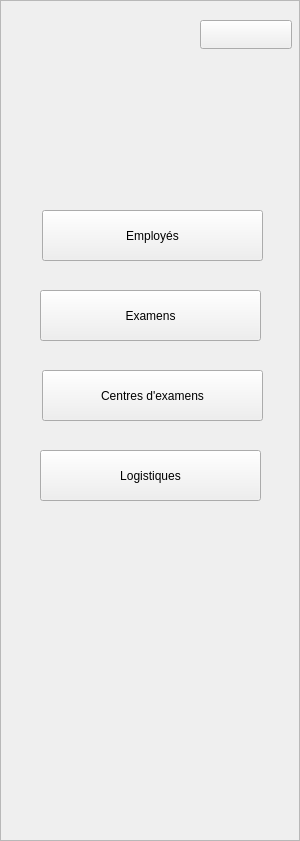
     <widget class="QFrame" name="frame_sidebar">
      <property name="geometry">
       <rect>
        <x>-300</x>
        <y>0</y>
        <width>300</width>
        <height>841</height>
       </rect>
      </property>
      <property name="styleSheet">
       <string notr="true"/>
      </property>
      <property name="frameShape">
       <enum>QFrame::Shape::StyledPanel</enum>
      </property>
      <property name="frameShadow">
       <enum>QFrame::Shadow::Raised</enum>
      </property>
      <widget class="QPushButton" name="pushButton_closeSidebar">
       <property name="geometry">
        <rect>
         <x>200</x>
         <y>20</y>
         <width>92</width>
         <height>29</height>
        </rect>
       </property>
       <property name="styleSheet">
        <string notr="true"/>
       </property>
       <property name="text">
        <string/>
       </property>
       <property name="icon">
        <iconset theme="QIcon::ThemeIcon::WindowClose"/>
       </property>
      </widget>
      <widget class="QLabel" name="label_logo_img">
       <property name="geometry">
        <rect>
         <x>80</x>
         <y>50</y>
         <width>131</width>
         <height>91</height>
        </rect>
       </property>
       <property name="styleSheet">
        <string notr="true"/>
       </property>
       <property name="text">
        <string/>
       </property>
       <property name="pixmap">
        <pixmap resource="image_first.qrc">:/images/logo.png</pixmap>
       </property>
       <property name="scaledContents">
        <bool>true</bool>
       </property>
      </widget>
      <widget class="QPushButton" name="pushButton_10">
       <property name="geometry">
        <rect>
         <x>42</x>
         <y>210</y>
         <width>221</width>
         <height>51</height>
        </rect>
       </property>
       <property name="styleSheet">
        <string notr="true"/>
       </property>
       <property name="text">
        <string>Employés</string>
       </property>
      </widget>
      <widget class="QPushButton" name="pushButton_15">
       <property name="geometry">
        <rect>
         <x>40</x>
         <y>290</y>
         <width>221</width>
         <height>51</height>
        </rect>
       </property>
       <property name="styleSheet">
        <string notr="true"/>
       </property>
       <property name="text">
        <string>Examens</string>
       </property>
      </widget>
      <widget class="QPushButton" name="pushButton_16">
       <property name="geometry">
        <rect>
         <x>42</x>
         <y>370</y>
         <width>221</width>
         <height>51</height>
        </rect>
       </property>
       <property name="styleSheet">
        <string notr="true"/>
       </property>
       <property name="text">
        <string>Centres d'examens</string>
       </property>
      </widget>
      <widget class="QPushButton" name="pushButton_17">
       <property name="geometry">
        <rect>
         <x>40</x>
         <y>450</y>
         <width>221</width>
         <height>51</height>
        </rect>
       </property>
       <property name="styleSheet">
        <string notr="true"/>
       </property>
       <property name="text">
        <string>Logistiques</string>
       </property>
      </widget>
     </widget>
